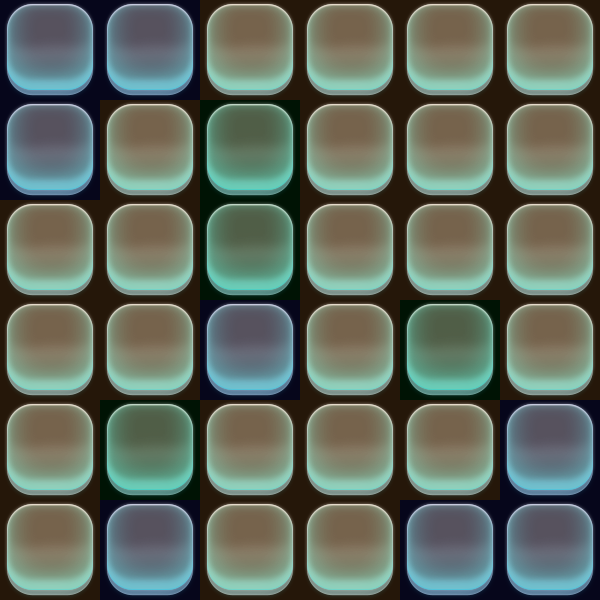

Tiled map render using the project's own tile images. Description and the map definition, with tile-layer contents summarised, below:
An orthogonal 6x6 tile map with 100x100 px tiles, 2 tile layers (map, type), 2 tilesets.

<map version="1.0" orientation="orthogonal" renderorder="right-down" width="6" height="6" tilewidth="100" tileheight="100" nextobjectid="1">
 <tileset firstgid="1" name="bg_kuang" tilewidth="100" tileheight="100" tilecount="1">
  <image source="bg_kuang.png" width="100" height="100" />
 </tileset>
 <tileset firstgid="2" name="type5" tilewidth="100" tileheight="100" tilecount="5">
  <image source="type5.png" width="500" height="100" />
  <tile id="0">
   <properties>
    <property name="type" value="1" />
   </properties>
  </tile>
  <tile id="1">
   <properties>
    <property name="type" value="5" />
   </properties>
  </tile>
  <tile id="2">
   <properties>
    <property name="type" value="6" />
   </properties>
  </tile>
 </tileset>
 <layer name="map" width="6" height="6">
  <data>[36 cells, 36 non-empty, 1 distinct tile ids]</data>
 </layer>
 <layer name="type" width="6" height="6">
  <data>[36 cells, 36 non-empty, 3 distinct tile ids]</data>
 </layer>
</map>
